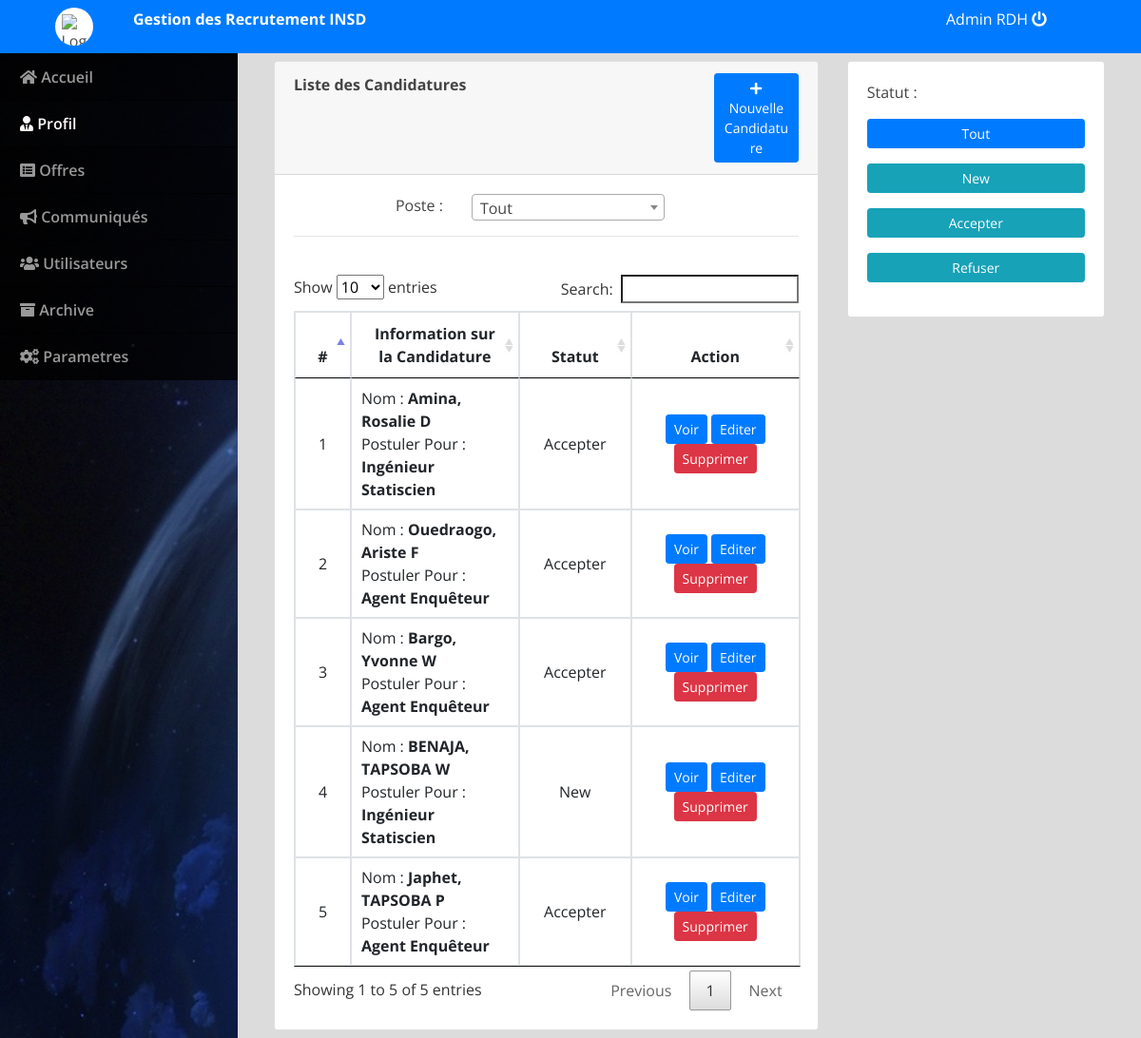
Page /admin/index.php?page=applications (signed in) on the committed database.
### tables this page shows
CREATE TABLE IF NOT EXISTS `application` (
  `id` int NOT NULL AUTO_INCREMENT,
  `firstname` varchar(100) NOT NULL,
  `middlename` varchar(100) NOT NULL,
  `lastname` varchar(100) NOT NULL,
  `gender` varchar(10) NOT NULL,
  `email` varchar(100) NOT NULL,
  `contact` varchar(50) NOT NULL,
  `address` text NOT NULL,
  `cover_letter` text NOT NULL,
  `position_id` int NOT NULL,
  `resume_path` text NOT NULL,
  `process_id` tinyint NOT NULL DEFAULT '0' COMMENT '0=for review\r\n',
  `date_created` datetime NOT NULL DEFAULT CURRENT_TIMESTAMP,
  PRIMARY KEY (`id`)
);

CREATE TABLE IF NOT EXISTS `vacancy` (
  `id` int NOT NULL AUTO_INCREMENT,
  `position` varchar(200) NOT NULL,
  `availability` int NOT NULL,
  `description` text NOT NULL,
  `status` tinyint(1) NOT NULL DEFAULT '1',
  `date_created` datetime NOT NULL DEFAULT CURRENT_TIMESTAMP,
  PRIMARY KEY (`id`)
);

### admin/applications.php (the view, shortened to what this page needs)
<?php
include('db_connect.php');
$user_email = $_SESSION['login_username'];;
$user_type = $_SESSION['login_type'];
?>
<div class="container-fluid">
    <div class="col-lg-12">
        <div class="row">
            <div class="col-lg-8">
                <div class="card">
                    <div class="card-header">
                        <div class="row">
                            <div class="col-lg-12">
                                <span><large><b>Liste des Candidatures</b></large></span>
                                <button class="btn btn-sm btn-block btn-primary btn-sm col-md-2 float-right" type="button" id="new_application"><i class="fa fa-plus"></i> Nouvelle Candidature</button>
                            </div>
                        </div>
                    </div>
                    <div class="card-body">
                        <div class="row">
                            <div class="col-lg-12">
                                <div class="row">
                                    <div class="col-md-2 offset-md-2 text-right">Poste :</div>
                                    <div class="col-md-5">
                                    </div>
                                </div>
                            </div>
                        </div>
                        <hr><br>
                        <table class="table table-bordered table-hover">
                            <colgroup>
                                <col width="10%">
                                <col width="30%">
                                <col width="20%">
                                <col width="30%">
                            </colgroup>
                            <thead>
                                <tr>
                                    <th class="text-center">#</th>
                                    <th class="text-center">Information sur la Candidature</th>
                                    <th class="text-center">Statut</th>
                                    <th class="text-center">Action</th>
                                </tr>
                            </thead>
                            <tbody>
                                <?php
                                $i = 1;
                                $stats = $conn->query("SELECT * FROM recruitment_status order by id asc");
                                $stat_arr[0] = "New";
                                while ($row = $stats->fetch_assoc()) {
                                    $stat_arr[$row['id']] = $row['status_label'];
                                }
                                $application = '';
                                if ($user_type == 3) {
                                    $application = $conn->query("SELECT a.*, v.position FROM application a INNER JOIN vacancy v ON v.id = a.position_id WHERE a.email = '$user_email' ORDER BY a.id ASC");
                                } else {
                                    $application = $conn->query("SELECT a.*, v.position FROM application a INNER JOIN vacancy v ON v.id = a.position_id ORDER BY a.id ASC");
                                }
                                while($row=$application->fetch_assoc()):
                                ?>
                                <tr>
                                    <td class="text-center"><?php echo $i++ ?></td>
                                    <td class="">
                                        <p>Nom : <b><?php echo ucwords($row['lastname'].', '.$row['firstname'].' '.$row['middlename']) ?></b></p>
                                        <p>Postuler Pour : <b><?php echo $row['position'] ?></b></p>
                                    </td>
                                    <td class="text-center">
                                        <?php echo $stat_arr[$row['process_id']] ?>
                                    </td>
                                    <td class="text-center">
                                        <button class="btn btn-sm btn-primary view_application" type="button" data-id="<?php echo $row['id'] ?>" >Voir</button>
                                        <button class="btn btn-sm btn-primary edit_application" type="button" data-id="<?php echo $row['id'] ?>" >Editer</button>
                                        <button class="btn btn-sm btn-danger delete_application" type="button" data-id="<?php echo $row['id'] ?>">Supprimer</button>
                                    </td>
                                </tr>
                                <?php endwhile; ?>
                            </tbody>
                        </table>
                    </div>
                </div>
            </div>
            <div class="col-lg-4">
                <div class="card">
                    <div class="card-body">
                        <div class="row">
                            <div class="col-md-12 form-group">Statut :</div>
                            <div class="col-md-12 form-group">
                                <button class="btn-block btn-sm btn filter_status" type="button" data-id="all">Tout</button>
                            </div>
                        </div>
                        <?php foreach ($stat_arr as $key => $value): ?>
                        <div class="row">
                            <div class="col-md-12 form-group">
                                <button class="btn-block btn-sm btn filter_status" type="button" data-id="<?php echo $key ?>" ><?php echo $value ?></button>
                            </div>
                        </div>
                        <?php endforeach; ?>
                    </div>
                </div>
            </div>
        </div>
    </div>
</div>

### admin/index.php (shortened to what this page needs)
<!DOCTYPE html>
<html lang="en">
<head>
<?php
 include('./header.php');
 ?>
</head>
<body>
	<?php include 'topbar.php' ?>
	<?php include 'navbar.php' ?>
  <main id="view-panel" >
      <?php $page = isset($_GET['page']) ? $_GET['page'] :'home'; ?>
  	<?php include $page.'.php' ?>
  </main>
</body>
</html>

### admin/header.php (shortened to what this page needs)
  <link rel="stylesheet" href="assets/font-awesome/css/all.min.css">
<link href="assets/vendor/bootstrap/css/bootstrap.min.css" rel="stylesheet">
<link href="assets/vendor/icofont/icofont.min.css" rel="stylesheet">
<link href="assets/vendor/boxicons/css/boxicons.min.css" rel="stylesheet">
<link href="assets/vendor/venobox/venobox.css" rel="stylesheet">
<link href="assets/vendor/animate.css/animate.min.css" rel="stylesheet">
<link href="assets/vendor/remixicon/remixicon.css" rel="stylesheet">
<link href="assets/vendor/owl.carousel/assets/owl.carousel.min.css" rel="stylesheet">
<link href="assets/vendor/bootstrap-datepicker/css/bootstrap-datepicker.min.css" rel="stylesheet">
<link href="assets/DataTables/datatables.min.css" rel="stylesheet">
<link href="assets/css/jquery.datetimepicker.min.css" rel="stylesheet">
<link href="assets/css/select2.min.css" rel="stylesheet">
<link href="assets/css/style.css" rel="stylesheet">
<link type="text/css" rel="stylesheet" href="assets/css/jquery-te-1.4.0.css">

### admin/topbar.php (shortened to what this page needs)
<nav class="navbar navbar-light fixed-top bg-primary" style="padding:0;">
    <div class="container-fluid mt-2 mb-2">
        <div class="col-lg-12">
            <div class="col-md-1 float-left" style="display: flex;">
                <div class="logo">
                    <img src="insd.png" alt="Logo Image">
                </div>
            </div>
            <div class="col-md-4 float-left text-white">
                <large><b>Gestion des Recrutement INSD</b></large>
            </div>
            <div class="col-md-2 float-right text-white">
                <a href="ajax.php?action=logout" class="text-white"><?php echo $_SESSION['login_name'] ?> <i class="fa fa-power-off"></i></a>
            </div>
        </div>
    </div>
</nav>

### admin/navbar.php (shortened to what this page needs)
<nav id="sidebar" class='mx-lt-5 bg-dark' >
		<div class="sidebar-list">
				<a href="index.php?page=home" class="nav-item nav-home"><span class='icon-field'><i class="fa fa-home"></i></span> Accueil</a>
				<a href="index.php?page=applications" class="nav-item nav-applications"><span class='icon-field'><i class="fa fa-user-tie"></i></span> Profil</a>
				<?php if($_SESSION['login_type'] == 1): ?>
				<a href="index.php?page=vacancy" class="nav-item nav-vacancy"><span class='icon-field'><i class="fa fa-list-alt"></i></span> Offres</a>
				<a href="index.php?page=communiques" class="nav-item nav-communiques"><span class='icon-field'><i class="fa fa-bullhorn"></i></span> Communiqués</a>
				<a href="index.php?page=users" class="nav-item nav-users"><span class='icon-field'><i class="fa fa-users"></i></span> Utilisateurs</a>
				<a href="index.php?page=site_settings" class="nav-item nav-site_settings"><span class='icon-field'><i class="fa fa-archive"></i></span> Archive</a>
				<a href="index.php?page=site_settings" class="nav-item nav-site_settings"><span class='icon-field'><i class="fa fa-cogs"></i></span> Parametres</a>
			<?php endif; ?>
		</div>
</nav>

### admin/assets/css/style.css (style rules this page uses)
body { font-family: "Open Sans", sans-serif; color: #444444; width: 100%; height: calc(100%); }
a { color: #1977cc; }
nav#sidebar { height: calc(100%); position: fixed; z-index: 99; left: 0; width: 250px; background: url(../../../assets/img/travel-cover.jpg); background-repeat: no-repeat; background-size: cover; }
a.nav-item { position: relative; display: block; padding: .75rem 1.25rem; margin-bottom: -1px; border: 1px solid rgba(0,0,0,.125); background-color: #000000c4; color: #989898; font-weight: 600; }
a.nav-item:hover, .nav-item.active { background-color: #000000ad; color: #fffafa; }
main#view-panel { margin-left: 250px; width:calc(100% - 250px); margin-top: 3.5rem; padding: .5em }

### admin/index.php (style rules this page uses)
body { background: #80808045; }

### admin/topbar.php (style rules this page uses)
.logo { margin: auto; background: white; padding: 7px; border-radius: 50%; color: #000000b3; width: 40px; height: 40px; overflow: hidden; }
.logo img { width: 100%; height: 100%; object-fit: cover; }

### admin/applications.php (style rules this page uses)
td { vertical-align: middle !important; }
td p { margin: unset }
img { max-width: 100px; max-height: :150px; }

### rows in the picture
application: lastname+firstname+middlename "Amina, Rosalie D", vacancy.position "Ingénieur Statiscien", process "Accepter"
application: lastname+firstname+middlename "Ouedraogo, Ariste F", vacancy.position "Agent Enquêteur", process "Accepter"
application: lastname+firstname+middlename "Bargo, Yvonne W", vacancy.position "Agent Enquêteur", process "Accepter"
application: lastname+firstname+middlename "BENAJA, TAPSOBA W", vacancy.position "Ingénieur Statiscien", process "New"
application: lastname+firstname+middlename "Japhet, TAPSOBA P", vacancy.position "Agent Enquêteur", process "Accepter"

### other values in the picture
$_SESSION['login_name'] "Admin RDH"
$value "New"
$value "Accepter"
$value "Refuser"
